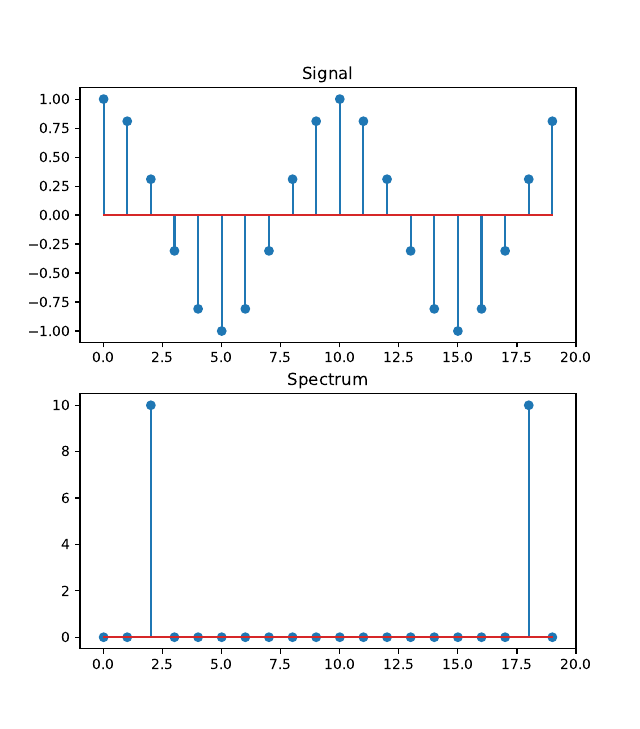

Here is the Python script that generated this plot:
# FFT_demo_04.py

import numpy as np
from matplotlib import pyplot

N = 20
n = np.linspace(0, N-1, N)  # N points from 0 to N-1 inclusive
x = np.cos(2.0 * 2.0 * np.pi / N * n)
# x = np.cos(2.5 * 2.0 * np.pi / N * n)
X = np.fft.fft(x)

fig = pyplot.figure(1)

pyplot.subplot(2, 1, 1)
pyplot.stem(n, x)
pyplot.xlim(-1, N)
pyplot.title('Signal')

pyplot.subplot(2, 1, 2)
pyplot.stem(n, abs(X))
# pyplot.stem(n, np.angle(X))  # for phase
pyplot.xlim(-1, N)
pyplot.title('Spectrum')

pyplot.show()
fig.savefig('FFT_demo_04.pdf')


